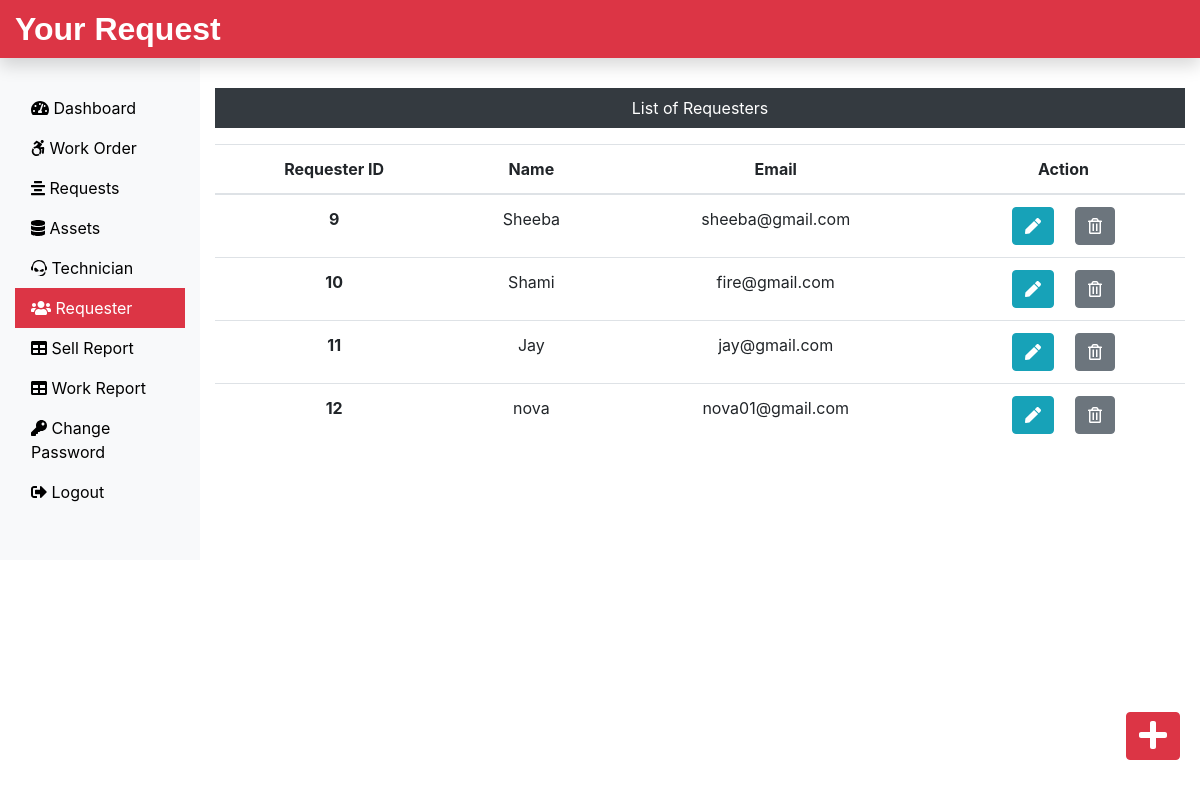
/Admin/requester.php (signed in), run on the app's committed database.
### tables this page shows
CREATE TABLE `requesterlogin_tb` (
  `r_login_id` int(11) NOT NULL,
  `r_name` varchar(60) NOT NULL,
  `r_email` varchar(60) NOT NULL,
  `r_password` varchar(60) NOT NULL
);

### Admin/requester.php (the view, shortened to what this page needs)
<?php
include('includes/header.php');
include('../dbConnection.php');
?>
<div class="col-sm-9 col-md-10 mt-5 text-center">
  <p class=" bg-dark text-white p-2">List of Requesters</p>
  <?php
    $sql = "SELECT * FROM requesterlogin_tb";
    $result = $conn->query($sql);
    if($result->num_rows > 0){
 echo '<table class="table">
  <thead>
   <tr>
    <th scope="col">Requester ID</th>
    <th scope="col">Name</th>
    <th scope="col">Email</th>
    <th scope="col">Action</th>
   </tr>
  </thead>
  <tbody>';
  while($row = $result->fetch_assoc()){
   echo '<tr>';
    echo '<th scope="row">'.$row["r_login_id"].'</th>';
    echo '<td>'. $row["r_name"].'</td>';
    echo '<td>'.$row["r_email"].'</td>';
    echo '<td><form action="editreq.php" method="POST" class="d-inline"> <input type="hidden" name="id" value='. $row["r_login_id"] .'><button type="submit" class="btn btn-info mr-3" name="view" value="View"><i class="fas fa-pen"></i></button></form>
    <form action="" method="POST" class="d-inline"><input type="hidden" name="id" value='. $row["r_login_id"] .'><button type="submit" class="btn btn-secondary" name="delete" value="Delete"><i class="far fa-trash-alt"></i></button></form></td>
   </tr>';
  }
 echo '</tbody>
 </table>';
} else {
  echo "0 Result";
}
?>
</div>
</div>
<div><a class="btn btn-danger box" href="insertreq.php"><i class="fas fa-plus fa-2x"></i></a>
</div>
</div>
<?php
include('includes/footer.php');
?>

### css/custom.css (style rules this page uses)
a { color: black; }
.box { position: fixed; bottom: 10px; right: 20px; margin-bottom: 30px; }

### data on the page
requesterlogin_tb: r_login_id "9", r_name "Sheeba", r_email "sheeba@gmail.com"
requesterlogin_tb: r_login_id "10", r_name "Shami", r_email "fire@gmail.com"
requesterlogin_tb: r_login_id "11", r_name "Jay", r_email "jay@gmail.com"
requesterlogin_tb: r_login_id "12", r_name "nova", r_email "nova01@gmail.com"
